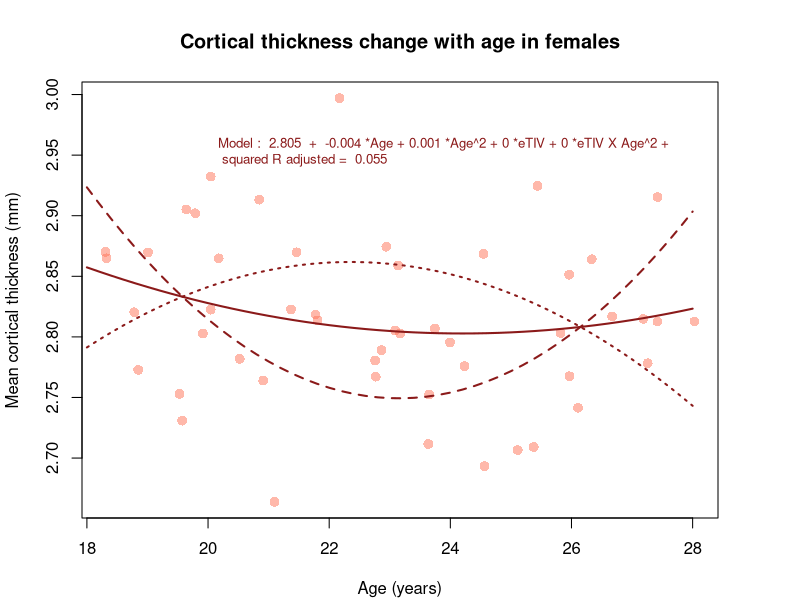

This figure's R source:
library(stats)

setwd("~/Cajal2019_morphometry/")

# MRiShare sample data
master_morph <- read.table("data/sample_mrishare_morphometry.csv", header=TRUE, sep=",", dec=".")
head(master_morph)
summary(master_morph)

# MRiShare subject info
master_subinfo <- read.table("sample_mrishare_subinfo.csv", header=TRUE, sep=",", dec=".")
head(master_subinfo)
summary(master_subinfo)

#### Analysis plan ###########################################################
# First analyze male and female data separately, and in each group
# find the simplest model that explain the 10 variables of interest.
#  -> If the selected models are the same for each sex, test the 
#     Sex effect and interactions with the selected variables in combined group
#
# I will have a sample script doing this for the first metric (FS6_DKT_ct),
# but you can try it out with other metrics of your choice.
#
# Pay particular attention to whether your metric is influenced by eTIV, and
# how the methods to take it into account can modify your results.
##############################################################################
#### Data ####

# First combine two dataframes
master_dat <- merge(master_subinfo, master_morph,by="mrishare_id")

## Female data
female_dat <- master_dat[ which(master_dat$Sex=='F'), ]
female_dat$Age_c = as.numeric(scale(female_dat$Age, scale=F))
female_dat$eTIV_c = as.numeric(scale(female_dat$FS6_eTIV, scale=F))
female_dat$Sq_Age_c = as.numeric(female_dat$Age_c ^2)
summary(female_dat)

## Male data
male_dat <- master_dat[ which(master_dat$Sex=='M'), ]
male_dat$Age_c = as.numeric(scale(male_dat$Age, scale=F))
male_dat$eTIV_c = as.numeric(scale(male_dat$FS6_eTIV, scale=F))
male_dat$Sq_Age_c = as.numeric(male_dat$Age_c ^2)
summary(male_dat)

## Combined data
both_dat <-data.frame(master_dat)
both_dat$Age_c = as.numeric(scale(both_dat$Age, scale=F))
both_dat$eTIV_c = as.numeric(scale(both_dat$FS6_eTIV, scale=F))
both_dat$Sq_Age_c = as.numeric(both_dat$Age_c ^2)


#######################################################
###  1) Cortical thickness
#######################################################
dir.create("lm1_CT")

###############################
# STEP 1: Group specific tests
###############################
# Use centered Age/eTIV
#################
# 1-1) Female
#################

# Test with most complex model you are willing to test
lm1_CT_f <- lm( FS6_DKT_T_ct ~ Age_c + Sq_Age_c + eTIV_c + Age_c:eTIV_c + 
                    Sq_Age_c:eTIV_c, data=female_dat)
lm1_CT_f_step <- step(lm1_CT_f, scope=list(lower=FS6_DKT_T_ct ~ Age_c, upper=lm1_CT_f))
summary(lm1_CT_f_step)

# This means that in females, effect of CT on age may be better explained by 
# quadratic model and that there may be differences between those who have high or low
# eTIV. We will visualize this effect below, but try removing interaction effect to
# see how much model fit (sq.R value changes).

lm1_CT_f_noInt <- lm(FS6_DKT_T_ct ~ Age_c + Sq_Age_c + eTIV_c, data=female_dat)
summary(lm1_CT_f_noInt)

# step test for this model
lm1_CT_f_noInt_step <- step(lm1_CT_f_noInt, scope=list(lower=FS6_DKT_T_ct ~ Age_c, upper=lm1_CT_f_noInt)) 
summary(lm1_CT_f_noInt_step)

# W/o allowing for the interaction, the models do not seem to explain data much.

### Save the model results
sink("lm1_CT/lm1_CT_f_step.txt")
print(step(lm1_CT_f, scope=list(lower=FS6_DKT_T_ct ~ Age_c, upper=lm1_CT_f)))
sink()

sink("lm1_CT/lm1_CT_f_step_model.txt")
print(summary(lm1_CT_f_step))
sink()

sink("lm1_CT/lm1_CT_f_noInt_model.txt")
print(summary(lm1_CT_f_noInt))
sink()

sink("lm1_CT/lm1_CT_f_noInt_step_model.txt")
print(summary(lm1_CT_f_noInt_step))
sink()

### Plot predictions by the first model
# 1) Age effect on CT

# To visualize the effect, you can predict CT values for any 
# theoretical sex/age/eTIV. We will create a df to be used for 
# predicting CT at different age at fixed eTIV, or vice versa.

# let's say we will predict CT at the range of age in this dataset,
# bet 18~28
agerange <- seq(18, 28, 0.2)

# df to use for predicting age effect at mean eTIV for females
f_pred_dat_mean_eTIV <- data.frame(Age=agerange,
                         Age_c=agerange - mean(female_dat$Age),
                         eTIV=mean(female_dat$eTIV),
                         eTIV_c=mean(female_dat$eTIV_c))
f_pred_dat_mean_eTIV$Sq_Age_c <- (f_pred_dat_mean_eTIV$Age_c)^2

# To look at interaction between age and eTIV, let's also create 
# another df for hypothetical female data with low eTIV
f_pred_dat_low_eTIV <- data.frame(Age=agerange,
                                   Age_c=agerange - mean(female_dat$Age),
                                   eTIV=mean(female_dat$eTIV) - 2*sd(female_dat$eTIV))
f_pred_dat_low_eTIV$Sq_Age_c <- (f_pred_dat_low_eTIV$Age_c)^2
f_pred_dat_low_eTIV$eTIV_c <- f_pred_dat_low_eTIV$eTIV - mean(female_dat$eTIV)

# another with high eTIV
f_pred_dat_high_eTIV <- data.frame(Age=agerange,
                                  Age_c=agerange - mean(female_dat$Age),
                                  eTIV=mean(female_dat$eTIV) + 2*sd(female_dat$eTIV))
f_pred_dat_high_eTIV$Sq_Age_c <- (f_pred_dat_high_eTIV$Age_c)^2
f_pred_dat_high_eTIV$eTIV_c <- f_pred_dat_high_eTIV$eTIV - mean(female_dat$eTIV)

# Now predict the CT using the 3 DF above
f_CT_pred_mean_eTIV <- predict(lm1_CT_f_step, f_pred_dat_mean_eTIV)
f_CT_pred_low_eTIV <- predict(lm1_CT_f_step, f_pred_dat_low_eTIV)
f_CT_pred_high_eTIV <- predict(lm1_CT_f_step, f_pred_dat_high_eTIV)

# Now that we have predicted values for 3 set of hypothetical data,
# plot them on top of scatter plot of CT vs Age

par(mar=c(4, 4, 4, 4) + 0.1)
plot(female_dat$Age, female_dat$FS6_DKT_T_ct,
     col=adjustcolor("coral1", alpha.f = 0.5), pch=16 , cex=1.3,
     main="Cortical thickness change with age in females",
     xlab="Age (years)", ylab="Mean cortical thickness (mm)")

# Lines of prediction
lines(agerange, f_CT_pred_mean_eTIV, col="firebrick4", lwd=2)
lines(agerange, f_CT_pred_low_eTIV, col="firebrick4", lty=3, lwd=2)
lines(agerange, f_CT_pred_high_eTIV, col="firebrick4", lty=2, lwd=2)

text(20, 2.95 , pos=4, col="firebrick4", cex=0.8,
     paste("Model : ", round(lm1_CT_f_step$coefficients[1],3) , " + " ,
           round(lm1_CT_f_step$coefficients[2], 3) , "*Age"  , "+" ,
           round(lm1_CT_f_step$coefficients[3], 3) , "*Age^2", "+" ,
           round(lm1_CT_f_step$coefficients[4]/1000, 3) , "*eTIV", "+" , # per eTIV in cc
           round(lm1_CT_f_step$coefficients[5]/1000, 3) , "*eTIV X Age^2", "+" ,
           "\n" , "squared R adjusted = ",round(summary(lm1_CT_f_step)$adj.r.squared, 3)))


# 1) The relationship between CT and eTIV
# Can you make more predictions, this time at fixed age (mean, low, high), at 
# a hypothetical (but realistic) range of eTIV?

# Plot this prediction lines on top of the scatter plot of CT vs eTIV (hint:
# You just have to change the x axis...)




################
# 1-2) Male
################

# Can you repeat the analysis for male data? (It's OK to copy and modify...!)


### Save the model results


### Plot predictions by the first model
# 1) Age effect on CT

# 2) eTIV and CT


###############################
# STEP 2: Combined group
###############################
# Now, run the analysis with
# entire data, including Sex as a categorical variable.


### Save the model results

### Plot prediction
# First create df for prediction


# Now plot

